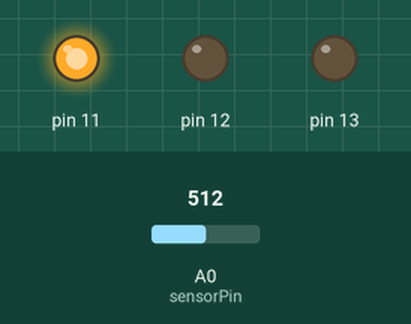
Recording of a sketch running on a simulated Arduino Uno, built with avr-gcc and run on an emulated ATmega328P. Parts: output pins drawn as LEDs (lit = HIGH). The test bench sets the inputs (shaded band); at power-on: A0 (sensorPin) = 512. What the sketch prints to the serial monitor is not drawn.

Above: at 1.2 s.
1.3 s: A0 (sensorPin) set to 501
At 2.0 s:
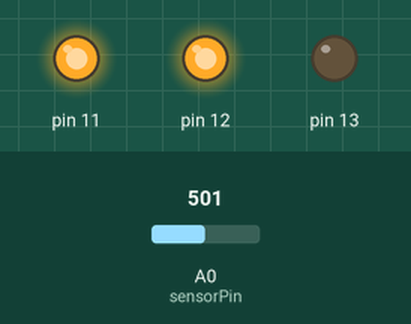
3.0 s: A0 (sensorPin) set to 268
4.5 s: A0 (sensorPin) set to 243
At 5.8 s:
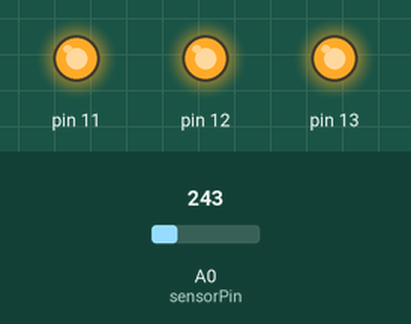
6.1 s: A0 (sensorPin) set to 1006
7.6 s: A0 (sensorPin) set to 1023
At 8.9 s:
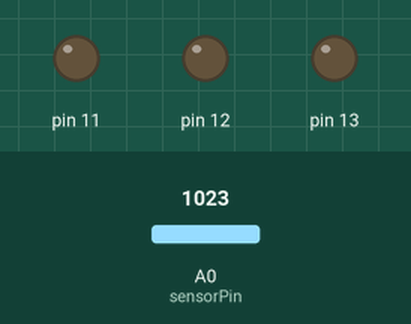
9.6 s: A0 (sensorPin) set to 756
At 11.0 s:
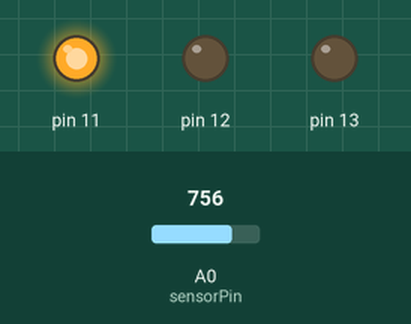
Timing chart, 0 to 12.6 s (numbered marks = the images above; inputs shaded):
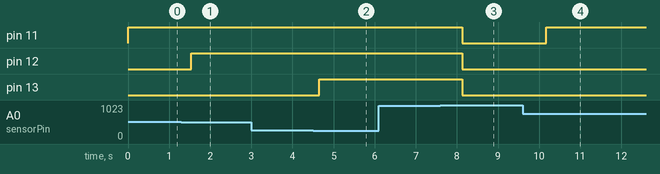

The sketch:

level-meter.ino
```cpp
int sensorValue = 0;  // variable to store the value coming from the sensor
int sensorPin = A0;    // select the input pin for the potentiometer


// the setup function runs once when you press reset or power the board
void setup() {
  // initialize digital pin LED_BUILTIN as an output.
  pinMode(13, OUTPUT);
  pinMode(12, OUTPUT);
  pinMode(11, OUTPUT);

  Serial.begin(9600);
}

// the loop function runs over and over again forever
void loop() {

  sensorValue = analogRead(sensorPin);

  if (sensorValue == 1023) {
    digitalWrite(13, LOW);
    digitalWrite(12, LOW);
    digitalWrite(11, LOW);
    sensorValue = analogRead(sensorPin);
  } else if (sensorValue <= 255) {
    digitalWrite(13, HIGH);//LED1 - 3/4
    sensorValue = analogRead(sensorPin);
  } else if (sensorValue <= 510) {
    digitalWrite(12, HIGH);//LED2 - 2/4
    sensorValue = analogRead(sensorPin);
  } else if (sensorValue <= 766) {
    digitalWrite(11, HIGH); //LED3 - 1/4
    sensorValue = analogRead(sensorPin);
  }

  delay(sensorValue);
  Serial.print(sensorValue);

}
```

Measured:
- the behaviour switches between 511 and 510 on A0 (sensorPin) (found by bisection; images 0 and 1)
- the behaviour switches between 256 and 255 on A0 (sensorPin) (found by bisection; images 1 and 2)
- the behaviour switches between 1022 and 1023 on A0 (sensorPin) (found by bisection; images 2 and 3)
- after the input at 1.3 s, pin 12: LOW → HIGH after 0.24 s
- after the input at 3.0 s, every drawn part: stays the same
- after the input at 4.5 s, pin 13: LOW → HIGH after 0.15 s
- after the input at 6.1 s, every drawn part: stays the same
- after the input at 7.6 s, pin 11–13: HIGH → LOW after 0.52 s
- after the input at 9.6 s, pin 11: LOW → HIGH after 0.57 s
